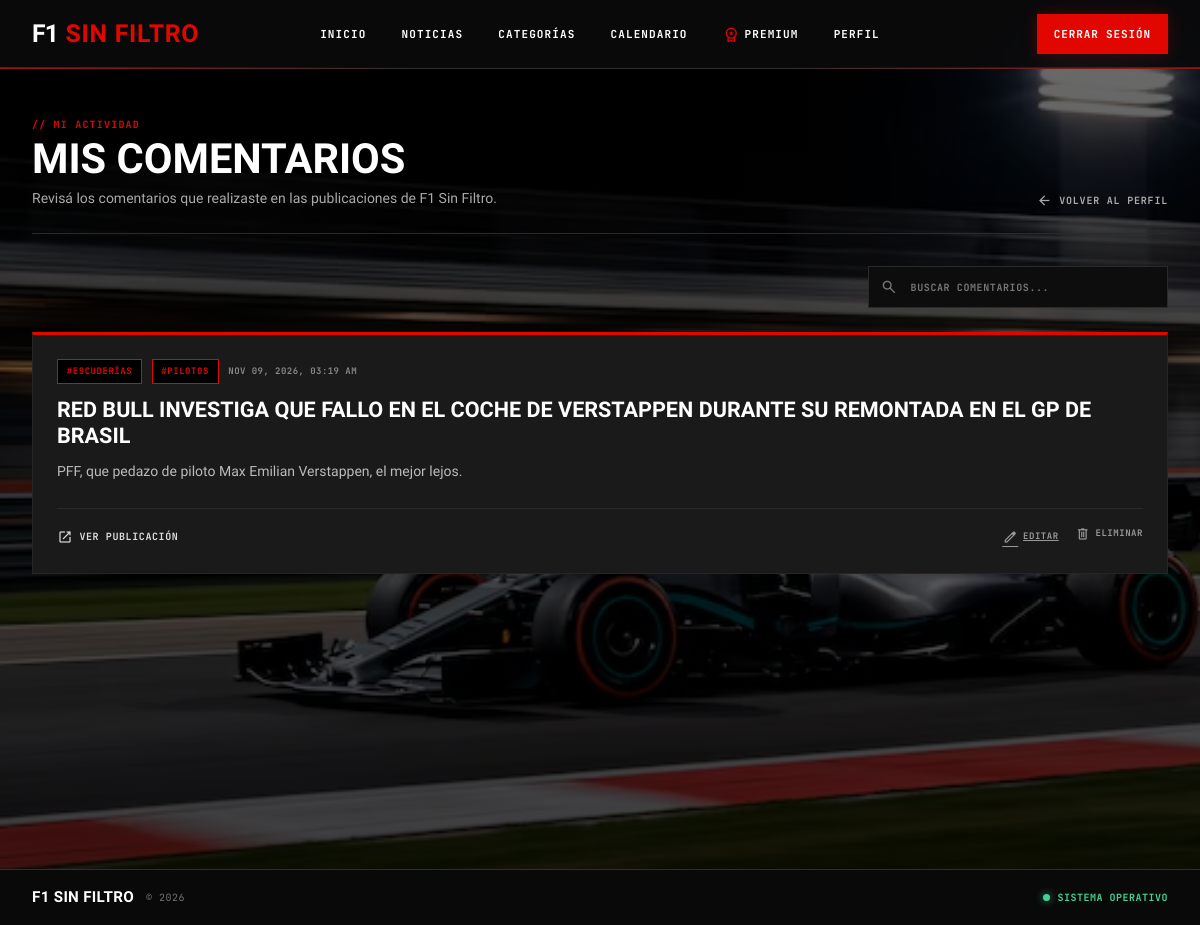
Before: /perfil/comentarios (signed in) with the older database file.
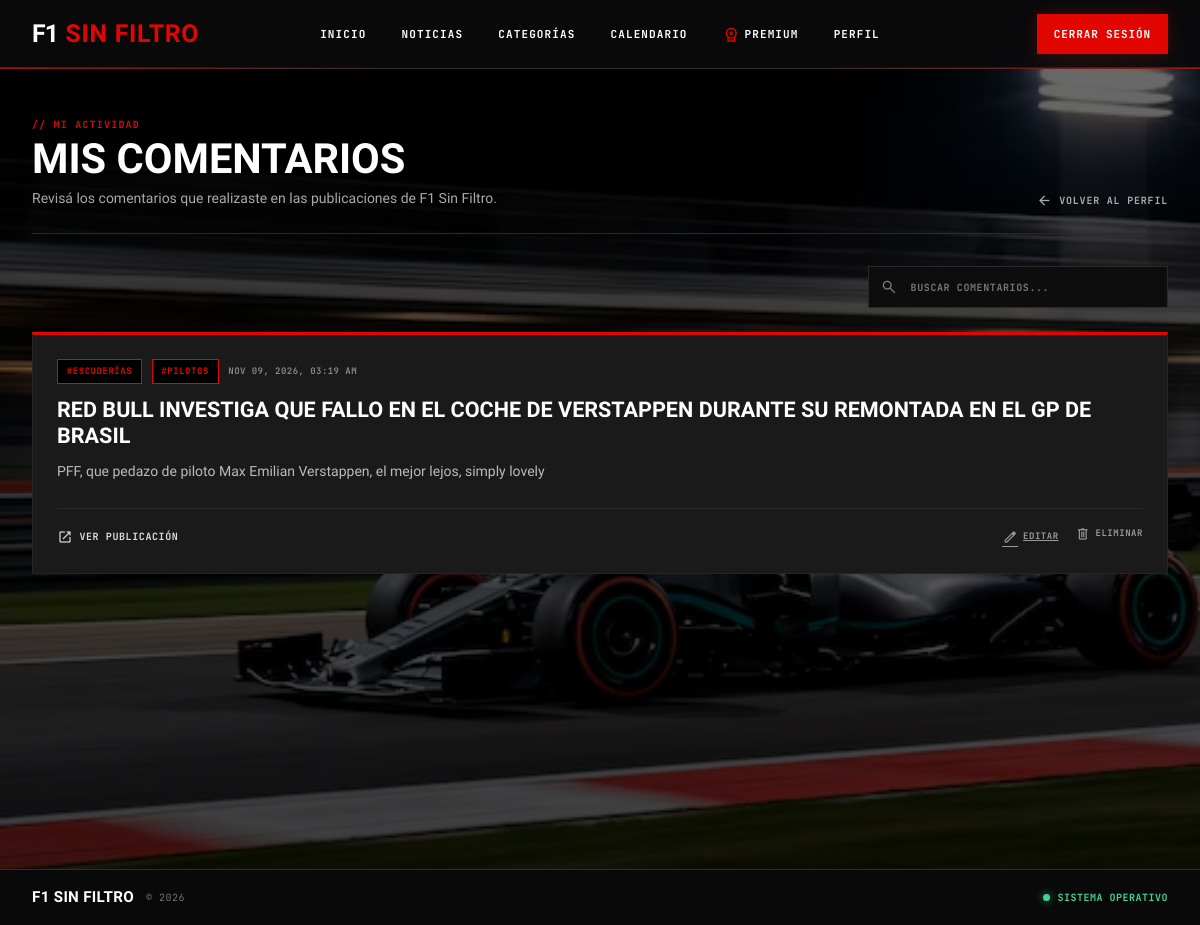
After: the same page with the newer database file.
### app/models.py (models this page shows)
class Categoria(db.Model):
    __tablename__ = "categorias"
    id = db.Column(
        db.Integer,
        primary_key=True
    )
    nombre = db.Column(
        db.String(100),
        nullable=False,
        unique=True
    )
    descripcion = db.Column(
        db.String(255),
        nullable=True
    )
    imagen = db.Column(
        db.String(500),
        nullable=True
    )

class Comentario(db.Model):
    __tablename__ = "comentarios"
    id = db.Column(
        db.Integer,
        primary_key=True
    )
    contenido = db.Column(
        db.Text,
        nullable=False
    )
    fecha = db.Column(
        db.DateTime,
        nullable=False,
        default=db.func.current_timestamp()
    )
    usuario_id = db.Column(
        db.Integer,
        db.ForeignKey("usuarios.id"),
        nullable=False
    )
    publicacion_id = db.Column(
        db.Integer,
        db.ForeignKey("publicaciones.id"),
        nullable=False
    )
    moderacion = db.Column(
        db.Text
    )
    confianza = db.Column(
        db.Float
    )
    usuario = db.relationship(
        "Usuario"
    )
    publicacion = db.relationship(
        "Publicacion"
    )

class Publicacion(db.Model):
    __tablename__ = "publicaciones"
    id = db.Column(
        db.Integer,
        primary_key=True
    )
    titulo = db.Column(
        db.String(200),
        nullable=False
    )
    resumen = db.Column(
        db.String(255),
        nullable=True
    )
    imagen_portada = db.Column(
        db.String(500),
        nullable=True
    )
    estado = db.Column(
        db.String(20),
        nullable=False,
        default="borrador"
    )
    autor_id = db.Column(
        db.Integer,
        db.ForeignKey("usuarios.id"),
        nullable=False
    )
    categoria_id = db.Column(
        db.Integer,
        db.ForeignKey("categorias.id"),
        nullable=True
    )
    categoria = db.relationship(
        "Categoria"
    )
    categorias = db.relationship(
        "Categoria",
        secondary=publicacion_categoria
    )
    etiquetas = db.relationship(
        "Etiqueta",
        secondary=publicacion_etiqueta,
        backref="publicaciones"
    )

### app/perfil/routes.py (the view)
@bp.route("/perfil/comentarios")
def comentarios():
    usuario = obtener_usuario_actual()
    comentarios = Comentario.query.filter_by(
        usuario_id=usuario.id
    ).order_by(
        Comentario.id.desc()
    ).all()
    return render_template(
        "perfil/comentarios.html",
        usuario=usuario,
        comentarios=comentarios
    )

### almacenamiento.py (called while the page is built)
def usa_s3():
    return bool(
        os.environ.get("S3_BUCKET")
    )

### app/__init__.py (called while the page is built)
def create_app():
    app = Flask(__name__)
    app.config.from_object(Config)
    db.init_app(app)
    bcrypt.init_app(app)
    oauth.init_app(app)
    from app.main.routes import bp as main_bp
    app.register_blueprint(
        main_bp
    )
    from app.auth.routes import bp as auth_bp
    app.register_blueprint(
        auth_bp
    )
    from app.perfil.routes import bp as perfil_bp
    app.register_blueprint(
        perfil_bp
    )
    from app.editor.routes import bp as editor_bp
    app.register_blueprint(
        editor_bp
    )
    from app.admin.routes import bp as admin_bp
    app.register_blueprint(
        admin_bp
    )
    @app.context_processor
    def funciones_para_plantillas():
        return {
            "url_imagen": url_imagen,
            "usa_s3": usa_s3()
        }
    return app

### app/perfil/routes.py (called while the page is built)
def obtener_usuario_actual():
    datos_usuario = session.get(
        "usuario"
    )
    if not datos_usuario:
        return None
    return db.session.get(
        Usuario,
        datos_usuario["id"]
    )

@bp.before_request
def proteger_rutas_usuario():
    usuario = obtener_usuario_actual()
    if not usuario:
        return redirect(
            url_for(
                "auth.login"
            )
        )
    if usuario.rol == "editor":
        return redirect(
            url_for(
                "editor.editor"
            )
        )
    if usuario.rol == "admin":
        return redirect(
            url_for(
                "admin.admin_dashboard"
            )
        )
    if usuario.rol != "usuario":
        return redirect(
            url_for(
                "main.inicio"
            )
        )

### app/templates/perfil/comentarios.html (shortened to what this page needs)
{% include 'base/header.html' %}
<link
    rel="stylesheet"
    href="{{ url_for('static', filename='styles/perfil/perfil_comentarios.css') }}"
>
<div class="comentarios-page">
    <div class="comentarios-container">
        <div class="comentarios-head">
            <div>
                <span class="comentarios-label">
                    // MI ACTIVIDAD
                </span>
                <h1>
                    Mis Comentarios
                </h1>
                <p>
                    Revisá los comentarios que realizaste en las publicaciones
                    de F1 Sin Filtro.
                </p>
            </div>
            <a
                href="{{ url_for('perfil.perfil') }}"
                class="comentarios-volver"
            >
                <span class="material-symbols-outlined">
                </span>
                VOLVER AL PERFIL
            </a>
        </div>
        <div class="comentarios-tools">
            <div class="comentarios-search">
                <input
                    type="text"
                    id="buscarComentario"
                    placeholder="BUSCAR COMENTARIOS..."
                >
            </div>
        </div>
        <div
            class="comentarios-list"
            id="listaComentarios"
        >
            {% if comentarios %}
                {% for comentario in comentarios %}
                <article class="comentario-card">
                    <div class="comentario-top">
                        <div class="comentario-meta">
                            {% if comentario.publicacion.categorias %}
                                {% for categoria in comentario.publicacion.categorias %}
                                <span class="comentario-tag">
                                    #{{ categoria.nombre }}
                                </span>
                                {% endfor %}
                            {% endif %}
                            <span
                                class="comentario-date comentario-fecha"
                                data-fecha="{{ comentario.fecha.isoformat() }}Z"
                            >
                            </span>
                        </div>
                        <h2>
                            {{ comentario.publicacion.titulo }}
                        </h2>
                        <p class="comentario-text">
                            {{ comentario.contenido }}
                        </p>
                    </div>
                    <div class="comentario-bottom">
                        <a
                            class="comentario-view"
                            href="{{ url_for(
                                'main.post',
                                id_publicacion=comentario.publicacion_id
                            ) }}"
                        >
                            <span class="material-symbols-outlined">
                            </span>
                            VER PUBLICACIÓN
                        </a>
                        <div class="comentario-actions">
                            <a
                                href="{{ url_for(
                                    'perfil.editar_comentario',
                                    id_comentario=comentario.id
                                ) }}"
                                class="comentario-action comentario-edit"
                            >
                                <span class="material-symbols-outlined">
                                </span>
                                EDITAR
                            </a>
                            <form
                                action="{{ url_for(
                                    'perfil.eliminar_comentario',
                                    id_comentario=comentario.id
                                ) }}"
                                method="POST"
                            >
                                <button
                                    type="submit"
                                    class="comentario-action comentario-delete"
                                    onclick="return confirm('¿Querés eliminar este comentario?');"
                                >
                                    <span class="material-symbols-outlined">
                                    </span>
                                    ELIMINAR
                                </button>
                            </form>
                        </div>
                    </div>
                </article>
                {% endfor %}
            {% endif %}
        </div>
    </div>
</div>
{% include 'base/footer.html' %}

### app/templates/base/header.html (shortened to what this page needs)
<!DOCTYPE html>
<html lang="es">
<head>
    <link
        href="https://cdn.jsdelivr.net/npm/bootstrap@5.3.8/dist/css/bootstrap.min.css"
        rel="stylesheet"
    >
    <link
        rel="stylesheet"
        href="{{ url_for('static', filename='styles/style.css') }}"
    >
</head>
<body class="site-body">
<nav class="navbar navbar-expand-lg site-navbar">
    <div class="container-fluid site-navbar-container">
        <a
            class="site-logo"
            href="{{ url_for('main.inicio') }}"
        >
            <span class="site-logo-f1">
                F1
            </span>
            <span class="site-logo-name">
                SIN FILTRO
            </span>
        </a>
        <div
            class="collapse navbar-collapse"
            id="menuPrincipal"
        >
            <ul class="navbar-nav site-nav-links">
                <li class="nav-item">
                    <a
                        class="nav-link"
                        href="{{ url_for('main.inicio') }}"
                    >
                        INICIO
                    </a>
                </li>
                <li class="nav-item">
                    <a
                        class="nav-link"
                        href="{{ url_for('main.noticias') }}"
                    >
                        NOTICIAS
                    </a>
                </li>
                <li class="nav-item">
                    <a
                        class="nav-link"
                        href="{{ url_for('main.categorias') }}"
                    >
                        CATEGORÍAS
                    </a>
                </li>
                <li class="nav-item">
                    <a
                        class="nav-link"
                        href="{{ url_for('main.calendario') }}"
                    >
                        CALENDARIO
                    </a>
                </li>
                <li class="nav-item">
                    <a
                        class="nav-link site-premium-link"
                        href="{{ url_for('main.premium') }}"
                    >
                        <span class="material-symbols-outlined">
                        </span>
                        PREMIUM
                    </a>
                </li>
                <li class="nav-item">
                    <a
                        class="nav-link"
                        href="{{ url_for('perfil.perfil') }}"
                    >
                        PERFIL
                    </a>
                </li>
            </ul>
            <div class="site-nav-actions">
                {% if session.get("usuario") %}
                    <a
                        class="site-register"
                        href="{{ url_for('auth.logout') }}"
                    >
                        CERRAR SESIÓN
                    </a>
                {% endif %}
            </div>
        </div>
    </div>
</nav>
<main class="site-main">

### app/templates/base/footer.html (shortened to what this page needs)
</main>
<footer class="site-footer-simple">
    <div class="site-footer-simple-inner">
        <div class="site-footer-simple-left">
            <span class="footer-brand-name">
                F1 SIN FILTRO
            </span>
            <span class="footer-year">
                © 2026
            </span>
        </div>
        <div class="site-footer-simple-right">
            <div class="footer-status">
                <span class="footer-status-dot"></span>
                SISTEMA OPERATIVO
            </div>
        </div>
    </div>
</footer>
</body>
</html>

### app/static/styles/perfil/perfil_comentarios.css (style rules this page uses)
.comentarios-page { --comentarios-red: #E10600; --comentarios-red-dark: #b00500; --comentarios-bg: #0a0a0b; --comentarios-card: #1A1A1A; --comentarios-card-hover: #222222; --comentarios-border: #2A2A2A; --comentarios-text: #e2e2e2; --comentarios-muted: #aaa; width: 100%; min-height: 100vh; background: transparent; color: var(--comentarios-text); font-family: "Sora", sans-serif; }
.comentarios-container { width: 100%; max-width: 1250px; margin: 0 auto; padding: 3rem 2rem 5rem; }
.comentarios-head { display: flex; align-items: flex-end; justify-content: space-between; gap: 2rem; margin-bottom: 2rem; padding-bottom: 1.5rem; border-bottom: 1px solid var(--comentarios-border); }
.comentarios-label { display: block; margin-bottom: 0.4rem; color: var(--comentarios-red); font-family: "JetBrains Mono", monospace; font-size: 10px; font-weight: 700; letter-spacing: 0.12em; }
.comentarios-head h1 { margin: 0 0 0.5rem; color: #fff; font-family: "Anybody", sans-serif; font-size: 2.6rem; font-weight: 900; line-height: 1; text-transform: uppercase; }
.comentarios-head p { max-width: 650px; margin: 0; color: var(--comentarios-muted); font-size: 14px; }
.comentarios-volver { display: inline-flex; align-items: center; gap: 0.4rem; color: #aaa; font-family: "JetBrains Mono", monospace; font-size: 10px; font-weight: 700; letter-spacing: 0.08em; text-decoration: none; transition: color 0.2s; }
.comentarios-volver .material-symbols-outlined { font-size: 17px; }
.comentarios-tools { display: flex; justify-content: flex-end; margin-bottom: 1.5rem; }
.comentarios-search { position: relative; width: 300px; }
.comentarios-search input { width: 100%; min-height: 42px; padding: 0.7rem 1rem 0.7rem 2.6rem; background: #0d0d0e; border: 1px solid var(--comentarios-border); outline: none; color: #fff; font-family: "JetBrains Mono", monospace; font-size: 10px; font-weight: 700; letter-spacing: 0.06em; transition: border-color 0.2s; }
.comentarios-search input::placeholder { color: #777; }
.comentarios-list { display: flex; flex-direction: column; gap: 1.5rem; }
.comentario-card { position: relative; padding: 1.5rem; background: var(--comentarios-card); border: 1px solid #252525; border-top: 3px solid var(--comentarios-red); transition: background 0.2s, border-color 0.2s, transform 0.2s; }
.comentario-meta { display: flex; flex-wrap: wrap; align-items: center; gap: 0.6rem; margin-bottom: 0.8rem; }
.comentario-tag { display: inline-block; padding: 0.3rem 0.55rem; background: #000; border: 1px solid var(--comentarios-red); color: var(--comentarios-red); font-family: "JetBrains Mono", monospace; font-size: 9px; font-weight: 700; letter-spacing: 0.06em; }
.comentario-date { color: #888; font-family: "JetBrains Mono", monospace; font-size: 9px; font-weight: 700; letter-spacing: 0.05em; }
.comentario-card h2 { margin: 0 0 0.7rem; color: #fff; font-family: "Anybody", sans-serif; font-size: 1.35rem; font-weight: 800; text-transform: uppercase; }
.comentario-text { margin: 0; color: #bbb; font-size: 14px; line-height: 1.7; }
.comentario-bottom { display: flex; justify-content: space-between; align-items: center; gap: 1rem; margin-top: 1.5rem; padding-top: 1rem; border-top: 1px solid var(--comentarios-border); }
.comentario-view { display: inline-flex; align-items: center; gap: 0.4rem; color: #ddd; font-family: "JetBrains Mono", monospace; font-size: 10px; font-weight: 700; letter-spacing: 0.06em; text-decoration: none; transition: color 0.2s; }
.comentario-view .material-symbols-outlined { font-size: 16px; }
.comentario-actions { display: flex; align-items: center; gap: 1rem; }
.comentario-action { display: inline-flex; align-items: center; gap: 0.3rem; padding: 0; border: none; background: transparent; color: #999; font-family: "JetBrains Mono", monospace; font-size: 9px; font-weight: 700; letter-spacing: 0.06em; transition: color 0.2s; }
.comentario-action .material-symbols-outlined { font-size: 16px; }

Changed rows visible on the page:
changed Comentario: contenido "PFF, que pedazo de piloto Max Emilian Verstappen, el mejor lejos." → "PFF, que pedazo de piloto Max Emilian Verstappen, el mejor lejos, simply lovely"
